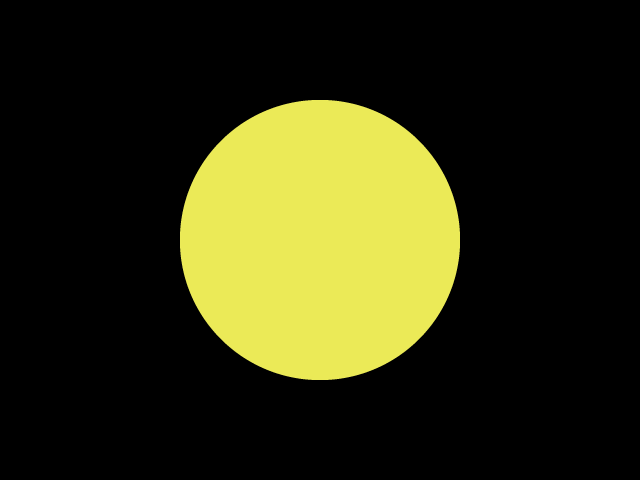
//> input picture 08/02/sample.png, 640 x 480 px
$ ./08_02_drug2_x22004   (built with g++ and OpenCV 4)
//> lines starting //> are read from the running program, lines starting //| are printed output that depends on the picture; after the words box and inside, x2 and y2 are one past the last pixel; in counts of white or black regions, pixels touching at a corner belong together
#include <iostream>
#include <opencv2/opencv.hpp>

#define FILE_NAME "../sample.png"
#define FILE_NAME2 "../drug11.png"

#define HIGHVAL 255
#define LOWVAL 0

#define ERROR_RANGE 3

int main(int argc, char const *argv[])
{
    // 画像の読み込み
    cv::Mat src_img = cv::imread(FILE_NAME, 1);
//> src_img is the input picture: 480 rows x 640 cols, CV_8UC3; mean B, G, R 17.5, 47, 47.2
    cv::Mat gray_img;

    if (src_img.empty())
    {
        std::cout << "Can't open image." << std::endl;
        return -1;
    }

    // RGBの各色が何回出るかを判定
    int num_R[256] = {0}, num_G[256] = {0}, num_B[256] = {0};

    for (int y = 0; y < src_img.rows; y++)
    {
        for (int x = 0; x < src_img.cols; x++)
        {
            cv::Vec3b bgr = src_img.at<cv::Vec3b>(y, x);
            if (bgr[0] != 0 && bgr[1] != 0 && bgr[2] != 0)
            {
                num_B[bgr[0]]++;
                num_G[bgr[1]]++;
                num_R[bgr[2]]++;
            }
        }
    }
//> after the loop, num_B = 256 values, max 61316 at index 87, min 0 at index 0, mean 242.6; num_G = 256 values, max 61316 at index 234, min 0 at index 0, mean 242.6; num_R = 256 values, max 61316 at index 235, min 0 at index 0, mean 242.6

    // RGBの最大値と最頻値を取得
    int maxR = 0, maxG = 0, maxB = 0;
    int freqRValue = 0, freqGValue = 0, freqBValue = 0;

    for (int i = 0; i < 256; i++)
    {
        if (num_R[i] > maxR)
        {
            maxR = num_R[i];
            freqRValue = i;
        }
        if (num_G[i] > maxG)
        {
            maxG = num_G[i];
            freqGValue = i;
        }
        if (num_B[i] > maxB)
        {
            maxB = num_B[i];
            freqBValue = i;
        }
    }
//> this loop made 256 passes
//> (maxR, maxG) on pass 16: (64, 64)
//> maxB on passes 6, 45, 55, 88: 64, 83, 88, 61316
//> after the loop, maxR = 61316; freqRValue = 235; maxG = 61316; freqGValue = 234; maxB = 61316; freqBValue = 87

    // image2をsrc_imgに上書き読み込み
    src_img = cv::imread(FILE_NAME2, 1);
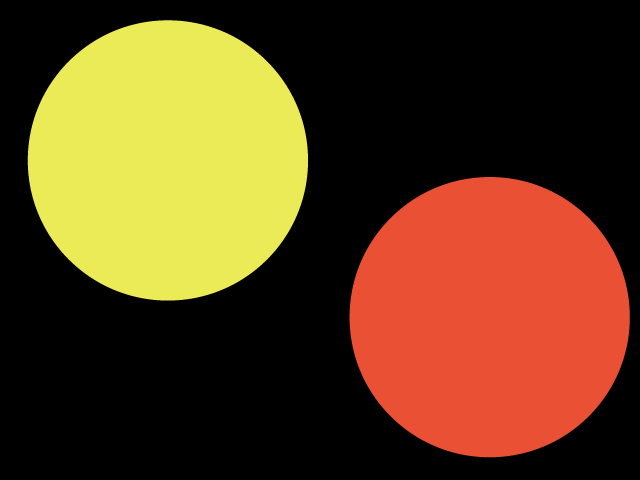
//> input picture 08/02/drug11.png, 640 x 480 px
//> src_img is the input picture: 480 rows x 640 cols, CV_8UC3; mean B, G, R 27.9, 63.1, 94

    if (src_img.empty())
    {
        std::cout << "Can't open image." << std::endl;
        return -1;
    }

    // メモリ確保
    gray_img.create(src_img.size(), CV_8UC1);

    // freqValueを元に二値化
    int j = 0, k = 0;
    for (int y = 0; y < src_img.rows; y++)
    {
        for (int x = 0; x < src_img.cols; x++)
        {
            cv::Vec3b bgr = src_img.at<cv::Vec3b>(y, x);
            if (
                bgr[0] > (freqBValue - ERROR_RANGE) && bgr[0] < (freqBValue + ERROR_RANGE) &&
                bgr[1] > (freqGValue - ERROR_RANGE) && bgr[1] < (freqGValue + ERROR_RANGE) &&
                bgr[2] > (freqRValue - ERROR_RANGE) && bgr[2] < (freqRValue + ERROR_RANGE))
            {
                gray_img.at<unsigned char>(y, x) = HIGHVAL;
                j++;
            }
            else
            {
                gray_img.at<unsigned char>(y, x) = LOWVAL;
                k++;
            }
        }
    }
//> this loop made 480 passes
//> (j, k) on passes 1 to 3: (0, 640), (0, 1280), (0, 1920)
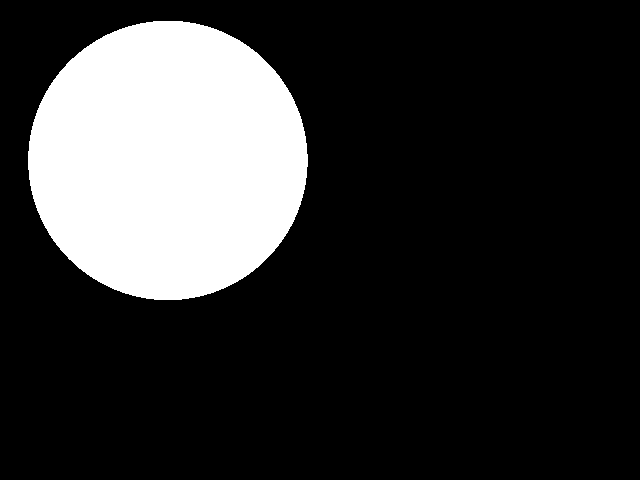
//> gray_img: 480 rows x 640 cols, CV_8UC1; 20% white; 1 white region, box (x1, y1, x2, y2) and area: (28, 21, 308, 300) 61310
//> after the loop, j = 61310; k = 245890

    // 結果計算及び表示
    float rate = (float)j / (j + k);
//> rate = 0.2
    if (rate < 0.17)
        printf("欠損\n");
    else if (rate > 0.23)
        printf("膨張\n");
    else
        printf("正常\n");

    return 0;
}
